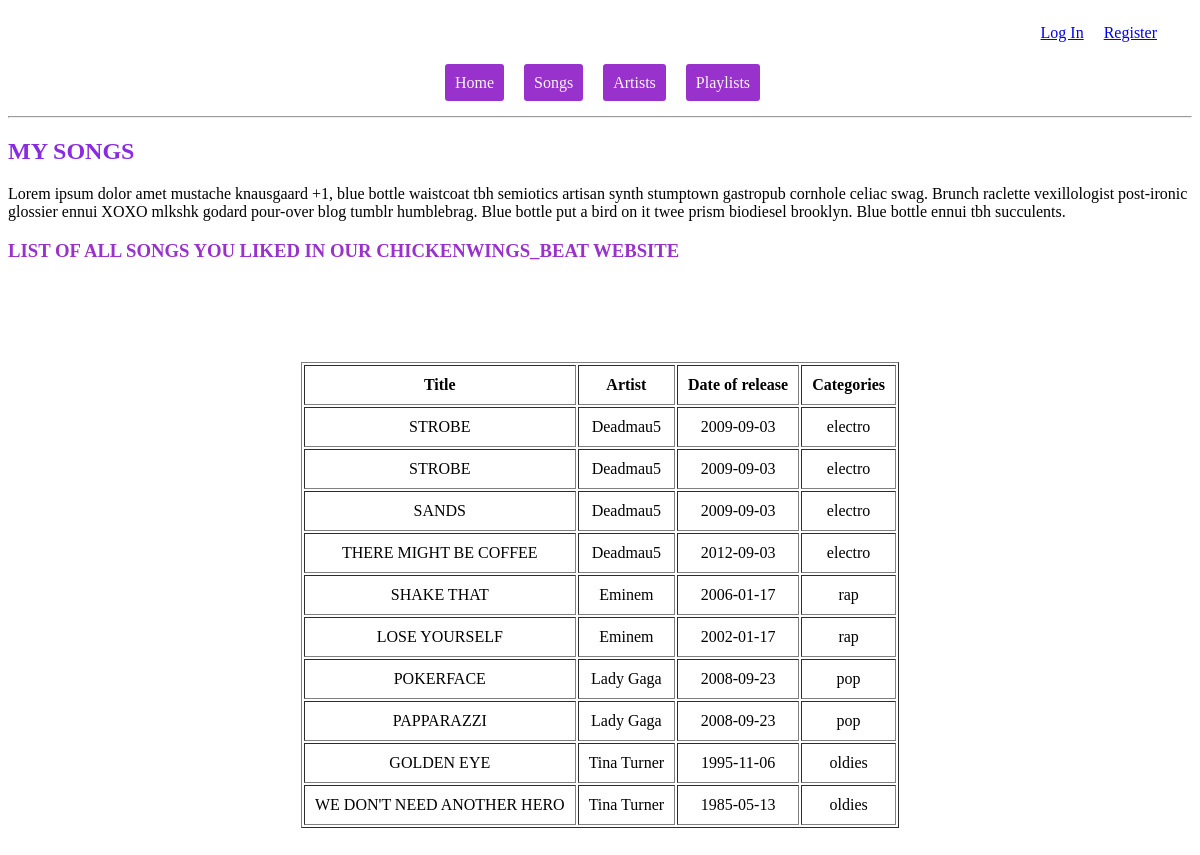
/songs.php, run on the app's committed database.
### tables this page shows
CREATE TABLE `songs` (
  `song_id` int(11) NOT NULL,
  `title` varchar(45) NOT NULL,
  `release_date` date NOT NULL,
  `categ_id` int(11) DEFAULT NULL,
  `artist_id` int(11) NOT NULL
);

CREATE TABLE `artists` (
  `artist_id` int(11) NOT NULL,
  `name` varchar(45) NOT NULL,
  `bio` varchar(255) NOT NULL,
  `gender` enum('male','female','other','') NOT NULL,
  `date_of_birth` date NOT NULL
);

CREATE TABLE `categories` (
  `categ_id` int(11) NOT NULL,
  `categ_name` varchar(255) NOT NULL
);

### songs.php (the view, shortened to what this page needs)
<!DOCTYPE html>
<html lang="en">
<head>
    <link rel="stylesheet" href="https://cdnjs.cloudflare.com/ajax/libs/font-awesome/5.15.4/css/all.min.css" />
    <link rel="stylesheet" href="./CSS/style.css">
</head>
<body>
    <div class="top-nav-bar">
        <?php
        require_once './nav-register-login.php';
        ?>
    </div>
    <div class="main-nav-bar">
        <?php
        include './nav.php';
        ?>
    </div>
    <hr>
    <?php
    $conn = mysqli_connect('localhost', 'root', '', 'spotify');
    $query = 'SELECT songs.song_id, songs.title, songs.release_date, artists.name, categories.categ_name
FROM artists
INNER JOIN songs
ON artists.artist_id = songs.artist_id
INNER JOIN categories
ON songs.categ_id = categories.categ_id
ORDER BY artists.name, songs.song_id ';
    $results = mysqli_query($conn, $query);
    $songs = mysqli_fetch_all($results, MYSQLI_ASSOC);
    ?>
    <h2>My Songs</h2>
    <p>Lorem ipsum dolor amet mustache knausgaard +1, blue bottle waistcoat tbh semiotics artisan synth stumptown gastropub cornhole celiac swag. Brunch raclette vexillologist post-ironic glossier ennui XOXO mlkshk godard pour-over blog tumblr humblebrag. Blue bottle put a bird on it twee prism biodiesel brooklyn. Blue bottle ennui tbh succulents.</p>
    <h3>List of all songs you liked in our ChickenWings_Beat website</h3>
    <div class="container">
        <table border="1" cellpadding="10px">
            <thead>
                <th>Title </th>
                <th>Artist </th>
                <th>Date of release </th>
                <th>Categories</th>
            </thead>
            <tbody>
                <?php foreach ($songs as $song) : ?>
                    <tr>
                        <td> <?= strtoupper($song['title']); ?> </td>
                        <td><?= $song['name']; ?></td>
                        <td> <?= $song['release_date']; ?> </td>
                        <td><?= $song['categ_name']; ?> </td>
                    </tr>
                <?php endforeach; ?>
            </tbody>
        </table>
</body>
</html>

### nav-register-login.php (shortened to what this page needs)
<nav>
    <ul>
        <li>
            <a href="login.php">Log In</a>
        </li>
        <li>
            <a href="register.php">Register</a>
        </li>
    </ul>
</nav>

### nav.php (shortened to what this page needs)
<nav>
  <ul>
    <li class="links">
      <a href="./homepage.php">Home</a>
    </li>
    <li class="links">
      <a href="./songs.php">Songs</a>
    </li>
    <li class="links">
      <a href="./artists.php">Artists</a>
    </li>
    <li class="links">
      <a href="./playlists.php">Playlists</a>
    </li>
  </ul>
</nav>

### CSS/style.css (style rules this page uses)
nav ul { list-style-type: none; padding-right: 20px; }
nav ul li { padding-right: 20px; }
.main-nav-bar { display: flex; justify-content: center; }
.main-nav-bar > nav > ul { display: flex; flex-direction: row; justify-content: center; align-items: center; text-decoration: none; padding-right: 15px; }
.top-nav-bar { display: flex; justify-content: end; }
.top-nav-bar > nav > ul { display: flex; flex-direction: row; justify-content: center; align-items: center; text-decoration: none; padding-right: 15px; }
.links > a { padding: 10px; width: 70px; border-radius: 3px; background-color: darkorchid; color: whitesmoke; text-decoration: none; }
.container { display: flex; flex-direction: column; justify-content: center; align-items: center; margin: 100px; }
h2, h3 { font-weight: bold; text-transform: uppercase; }
h2 { color: blueviolet; }
h3 { color: darkorchid; }
td { text-align: center; }

### data on the page
songs: title "STROBE", artist.name "Deadmau5", release_date "2009-09-03", categ.categ_name "electro"
songs: title "STROBE", artist.name "Deadmau5", release_date "2009-09-03", categ.categ_name "electro"
songs: title "SANDS", artist.name "Deadmau5", release_date "2009-09-03", categ.categ_name "electro"
songs: title "THERE MIGHT BE COFFEE", artist.name "Deadmau5", release_date "2012-09-03", categ.categ_name "electro"
songs: title "SHAKE THAT", artist.name "Eminem", release_date "2006-01-17", categ.categ_name "rap"
songs: title "LOSE YOURSELF", artist.name "Eminem", release_date "2002-01-17", categ.categ_name "rap"
songs: title "POKERFACE", artist.name "Lady Gaga", release_date "2008-09-23", categ.categ_name "pop"
songs: title "PAPPARAZZI", artist.name "Lady Gaga", release_date "2008-09-23", categ.categ_name "pop"
songs: title "GOLDEN EYE", artist.name "Tina Turner", release_date "1995-11-06", categ.categ_name "oldies"
songs: title "WE DON'T NEED ANOTHER HERO", artist.name "Tina Turner", release_date "1985-05-13", categ.categ_name "oldies"
